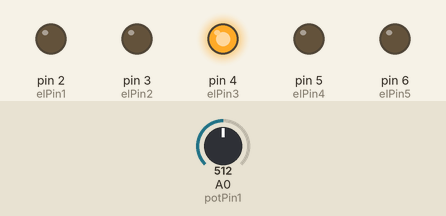
A sketch run on a simulated Arduino Uno, built with avr-gcc and run on an emulated ATmega328P. Parts: output pins drawn as LEDs (lit = HIGH). The test bench sets the inputs (shaded band); at power-on: A0 (potPin1) = 512.

Above: at 1.2 s.
1.3 s: A0 (potPin1) set to 606
2.8 s: A0 (potPin1) set to 614
At 4.0 s:
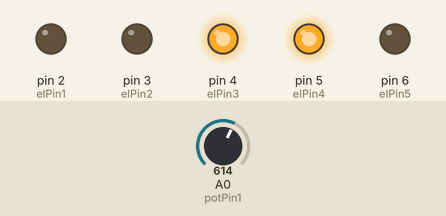
4.3 s: A0 (potPin1) set to 716
At 5.2 s:
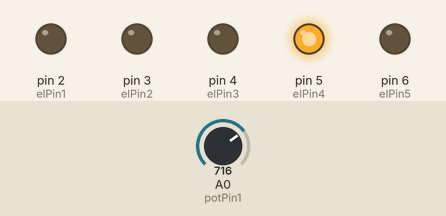
5.8 s: A0 (potPin1) set to 801
7.3 s: A0 (potPin1) set to 819
At 8.5 s:
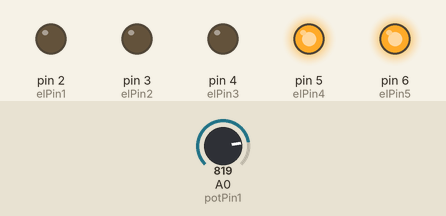
8.8 s: A0 (potPin1) set to 511
At 9.8 s:
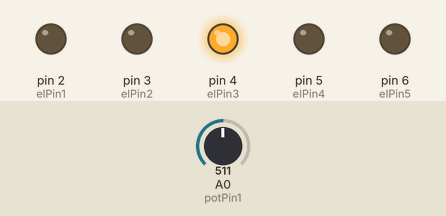
Timing chart, 0 to 11.3 s (numbered marks = the images above; inputs shaded):
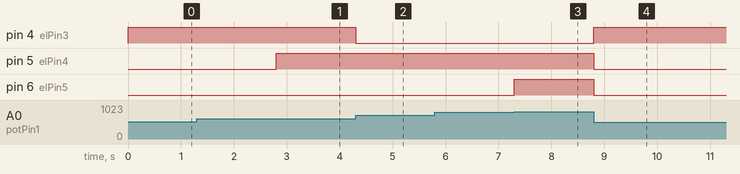

The sketch:

el_pot1.ino
```cpp
int elPin1 = 2;
int elPin2 = 3;
int elPin3 = 4;
int elPin4 = 5;
int elPin5 = 6;

int potPin1 = 0;
int potVal1 = 0;
int mapVal1 = 0;

void setup() {

  pinMode(elPin1, OUTPUT);
  pinMode(elPin2, OUTPUT);
  pinMode(elPin3, OUTPUT);
  pinMode(elPin4, OUTPUT);
  pinMode(elPin5, OUTPUT);
}

void loop() {

  potVal1 = analogRead(potPin1);
  mapVal1= map(potVal1, 0, 1023, 0, 250);

  if (mapVal1 >= 0 && mapVal1 <= 50){
     digitalWrite(elPin1, HIGH);
  }
  else {
     digitalWrite(elPin1, LOW);
  }

  if (mapVal1 >= 50 && mapVal1 <= 100){
     digitalWrite(elPin2, HIGH);
  }
  else {
     digitalWrite(elPin2, LOW);
  }
  if (mapVal1 >= 100 && mapVal1 <= 150){
     digitalWrite(elPin3, HIGH);
  }
  else {
     digitalWrite(elPin3, LOW);
  }
  if (mapVal1 >= 150 && mapVal1 <= 200){
     digitalWrite(elPin4, HIGH);
  }
  else {
     digitalWrite(elPin4, LOW);
  }

  if (mapVal1 >= 200 && mapVal1 <= 250){
     digitalWrite(elPin5, HIGH);
  }
  else {
     digitalWrite(elPin5, LOW);
  }


}
```

Measured:
- the behaviour switches between 613 and 614 on A0 (potPin1) (found by bisection; images 0 and 1)
- the behaviour switches between 818 and 819 on A0 (potPin1) (found by bisection; images 2 and 3)
- after the input at 1.3 s, every drawn part: stays the same
- after the input at 2.8 s, pin 5 (elPin4): LOW → HIGH at once
- after the input at 4.3 s, pin 4 (elPin3): HIGH → LOW at once
- after the input at 5.8 s, every drawn part: stays the same
- after the input at 7.3 s, pin 6 (elPin5): LOW → HIGH at once
- after the input at 8.8 s, pin 4 (elPin3): LOW → HIGH at once; pin 5 (elPin4), pin 6 (elPin5): HIGH → LOW at once
